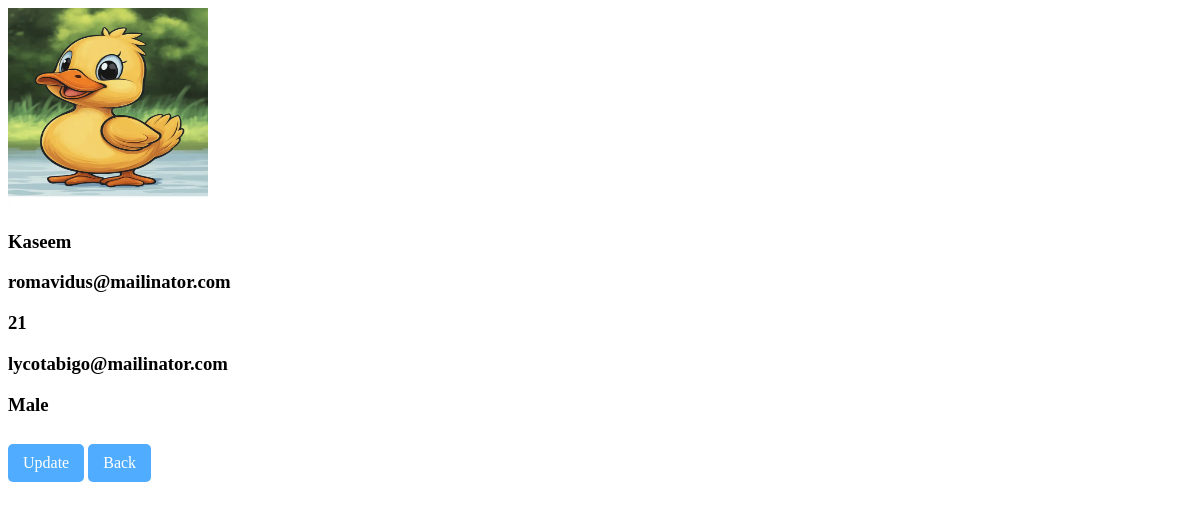
/homeDetailsPage/6/, run on the app's committed database.
### DocApp/models.py (models this page shows, shortened)
class DocModel(models.Model):
    GENDER_TYPES={
        ('Male','Male'),
        ('Female','Female'),
    }
    Name = models.CharField(max_length=200,null=True)
    Email = models.EmailField(null=True)
    Phone = models.PositiveIntegerField(null=True)
    Address = models.CharField(max_length=100,null=True)
    Gender = models.CharField(choices=GENDER_TYPES,max_length=50,null=True)
    Image = models.ImageField(upload_to='Media/DocImage',null=True)

### DocApp/views.py (the view)
# urls.py: path('homeDetailsPage/<str:id>/', homeDetailsPage, name='homeDetailsPage'),
def homeDetailsPage(req,id):
    doc_view = DocModel.objects.get(id = id)
    context = {
        'doc_view' : doc_view
    }
    return render(req,"homeDetails.html",context)

### DocApp/templates/homeDetails.html (shortened to what this page needs)
<!DOCTYPE html>
<html lang="en">
<head>
</head>
<body>
    <div class="container">
        <div class="cards">
            <div class="card">
                <img src="{{doc_view.Image.url}}" alt="" height="200px" width="200px" >
                <h3>{{doc_view.Name}}</h3>
                <h3>{{doc_view.Email}}</h3>
                <h3>{{doc_view.Phone}}</h3>
                <h3>{{doc_view.Address}}</h3>
                <h3>{{doc_view.Gender}}</h3>
                <a href="{% url 'docUpdatePage' doc_view.id  %}" class="btn">Update</a>
                <a href="{% url 'homePage' %}" class="btn">Back</a>
            </div>
        </div>
    </div>
</body>
</html>

### DocApp/templates/homeDetails.html (style rules this page uses)
.btn { display:inline-block; margin-top:10px; padding:10px 15px; background:#4facfe; color:white; text-decoration:none; border-radius:5px; }

### data on the page
DocModel: Image (picture), Name "Kaseem", Email "romavidus@mailinator.com", Phone "21", Address "lycotabigo@mailinator.com", Gender "Male"
